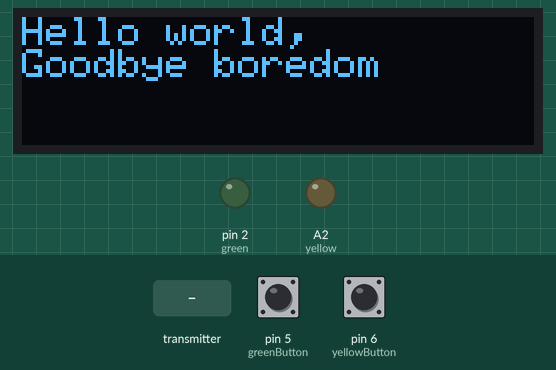
The sketch below on a simulated Arduino Uno, built with avr-gcc and run on an emulated ATmega328P. On the bench: 128×32 one-colour display, output pins drawn as LEDs (lit = HIGH). Dashed ring = blinking. The test bench sets the inputs (shaded band); at power-on: pin 5 (greenButton) HIGH, pin 6 (yellowButton) HIGH. No radio packets arrive unless stated.

Above: at 1.2 s.
1.3 s: pin 5 (greenButton) pulled LOW for 0.15 s
At 1.7 s:
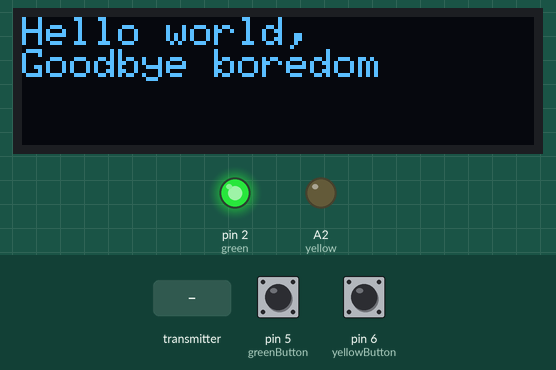
3.3 s: the transmitter starts sending text.0 = 256
At 4.3 s:
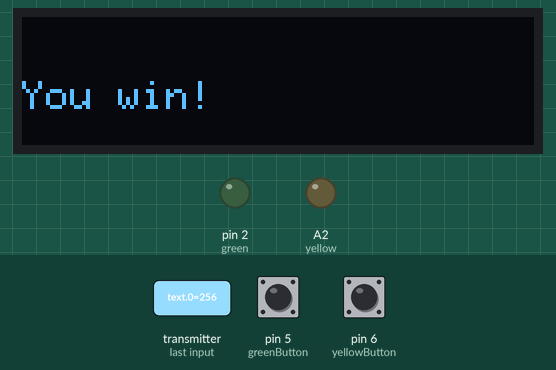
4.8 s: pin 6 (yellowButton) pulled LOW for 1 s
At 5.7 s:
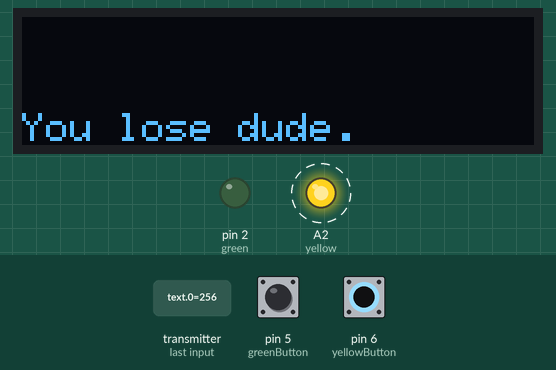
7.3 s: pin 5 (greenButton) pulled LOW for 1 s
At 8.0 s:
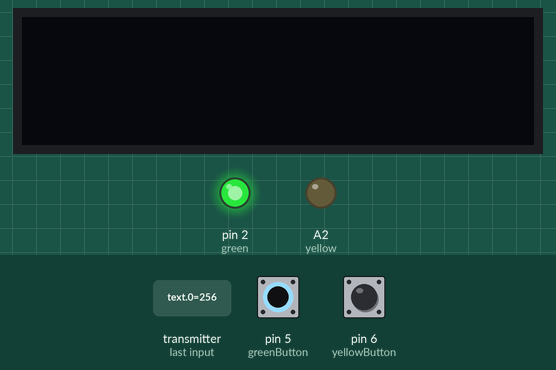
9.8 s: pin 5 (greenButton) pulled LOW for 3.2 s
At 13.9 s:
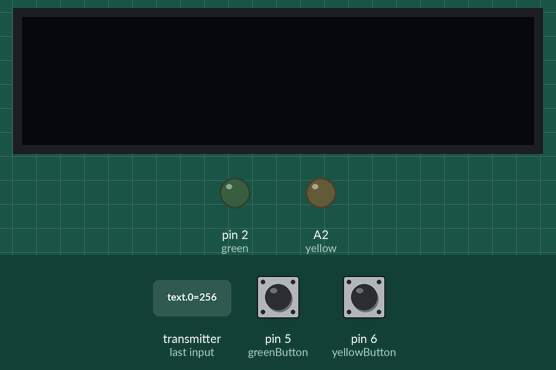
14.5 s: pin 6 (yellowButton) pulled LOW for 0.15 s
At 14.9 s:
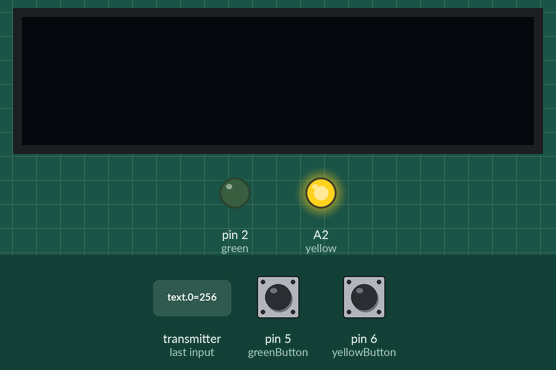
Timing chart, 0 to 17.5 s (numbered marks = the images above; inputs shaded):
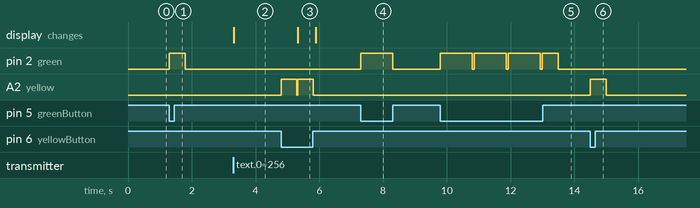

Measured:
- after the input at 1.3 s, pin 2 (green): LOW → HIGH at once, → LOW 0.50 s later
- after the input at 3.3 s, the display: changes at once (image 2)
- after the input at 4.8 s, A2 (yellow): alternates HIGH for 0.50 s and LOW for 0.02 s, 4 changes in all, then stays LOW, starting at once; the display: changes after 0.52 s (image 3)
- after the input at 7.3 s, pin 2 (green): LOW → HIGH at once, → LOW 1.0 s later
- after the input at 9.8 s, pin 2 (green): goes 3 × (HIGH 1.0 s, LOW 0.07 s), HIGH 0.50 s, then LOW, starting at once
- after the input at 14.5 s, A2 (yellow): LOW → HIGH at once, → LOW 0.50 s later

The sketch:

simon_1.ino
```cpp
//SIMON 2.0
//PLAYER 1 (Green + Yellow LEDs) - starts as TRANSMITTER
#include "nRF24L01.h"
#include "RF24.h"
#include "SPI.h"
#include <Wire.h>
#include <Adafruit_GFX.h>
#include <Adafruit_SSD1306.h>

#define SCREEN_WIDTH 128 // OLED display width, in pixels
#define SCREEN_HEIGHT 32 // OLED display height, in pixels

// Declaration for an SSD1306 display connected to I2C (SDA, SCL pins)
#define OLED_RESET     4 // Reset pin #
Adafruit_SSD1306 display(SCREEN_WIDTH, SCREEN_HEIGHT, &Wire, OLED_RESET);

int l = 1; //l is the sequence length, starts with 1
bool gameOver = false;
bool youWin = false;
bool firstTurn = true;
int myLEDlist[30]; //LED list, won't be above 30 colors!
int text[30];
int lastMessage[30];
int ledIndex = 0; //keep track of which space you are in
bool takeInputs = true; //We send first, so this is TRUE
int countSequence = 0; //count until we reach the length we want
const int green = 2; //green LED pin
const int yellow = A2; //yellow LED pin
const int greenButton = 5; //button controlling green
const int yellowButton = 6;//button controlling yellow

RF24 radio(9,10); //start radio

byte addresses[][6] = {"1Node", "2Node"}; //address list for pipes

//SETUP LOOP
void setup(void) {
  //pinMode(pushButton, INPUT_PULLUP);
  pinMode(green, OUTPUT);
  pinMode(yellow, OUTPUT);
  pinMode(greenButton, INPUT_PULLUP);
  pinMode(yellowButton, INPUT_PULLUP);

  radio.begin();
  radio.enableAckPayload();
  radio.enableDynamicPayloads();//not sure if either of these lines are necessary...
  radio.openWritingPipe(addresses[0]); //Get NRF24L01 ready to transmit
  radio.openReadingPipe(1, addresses[1]);
  radio.stopListening(); //stop listening because we start as the sender
  firstTurn = true;

  Serial.begin(9600);

  display.begin(SSD1306_SWITCHCAPVCC, 0x3C);
  display.clearDisplay();
  display.setTextSize(1); //Set our text size, size 1 correlates to 8pt font
  display.setTextColor(WHITE);
  display.setCursor(0,0); //Start position for the font to appear
  display.println("Hello world,");
  display.println("Goodbye boredom");
  display.display();
}

//MAIN GAME LOOP, outer loop = send, inner = receive
void loop(void) {
  ledIndex = 0;
  takeInputs = true;
  int myLEDlist[30] = {};

  while (takeInputs == true)
  {
    if (digitalRead(greenButton) == LOW) {
      digitalWrite(green, HIGH);
      delay(500);
      digitalWrite(green, LOW);
      myLEDlist[ledIndex] = 0;
      if (firstTurn == true)
      {
        firstTurn = false;
      }
      else
      {
        if (ledIndex < l-1 and lastMessage[ledIndex] != myLEDlist[ledIndex]) {
          gameOver = true;
        }
      }
      ledIndex = ledIndex + 1;
    }
    else if (digitalRead(yellowButton) == LOW) {
      digitalWrite(yellow, HIGH);
      delay(500);
      digitalWrite(yellow, LOW);
      myLEDlist[ledIndex] = 1;
      if (firstTurn == true)
      {
        firstTurn = false;
      }
      else
      {
        if (ledIndex < l-1 and lastMessage[ledIndex] != myLEDlist[ledIndex]) {
          gameOver = true;
        }
      }
      ledIndex = ledIndex + 1;
    }
    if (gameOver)
    {
      takeInputs = false;
    }
    else if (ledIndex == l) { //stop when our index reaches the length of our sequence
      takeInputs = false;
    }
  }
  if (gameOver) {
    radio.write("lose",1);
    display.clearDisplay();
    display.println("You lose dude.");
    display.display();
    gameOver = false;
    l = 1;
  }
  else {
    radio.write(&myLEDlist, sizeof(myLEDlist));
    delay(50);
    radio.startListening();

    //RECEIVE LOOP!!!
    while(true)
    {
      if (radio.available())
      {
        l = l+1;
        int text[30] = {};
        radio.read(&text, sizeof(text));
        if (text[0] == 1 or text[0]==0) {
          radio.stopListening();
          for (int i = 0; i < l; i = i + 1) {
            lastMessage[i] = text[i];
            if (text[i] == 1)
            {
              digitalWrite(yellow, HIGH);
              digitalWrite(green, LOW);
            }
            else if (text[i] == 0)
            {
              digitalWrite(yellow, LOW);
              digitalWrite(green, HIGH);
            }
            delay(500);
            digitalWrite(yellow, LOW);
            digitalWrite(green, LOW);
            delay(100);
          }
        } else {
          display.clearDisplay();
          display.println("You win!");
          display.display();
          l = 1;
        }
        break;
      }
    }
    l = l+1;
  }
}
```
